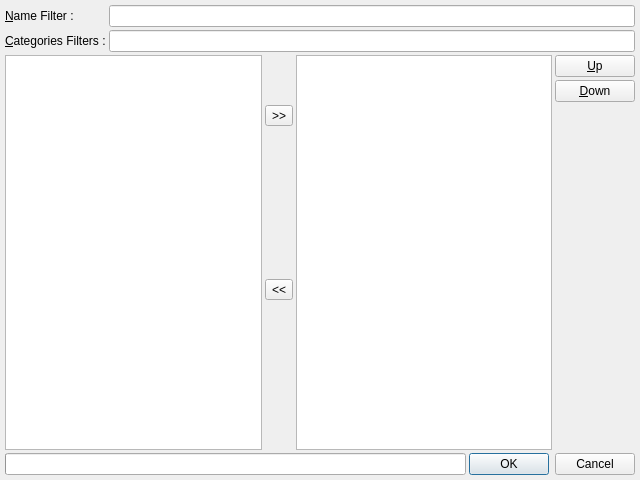
<ui version="4.0" >
 <class>UIDesktopMenu</class>
 <widget class="QDialog" name="UIDesktopMenu" >
  <property name="geometry" >
   <rect>
    <x>0</x>
    <y>0</y>
    <width>640</width>
    <height>480</height>
   </rect>
  </property>
  <property name="windowTitle" >
   <string>Desktop Applications</string>
  </property>
  <layout class="QGridLayout" >
   <property name="leftMargin" >
    <number>5</number>
   </property>
   <property name="topMargin" >
    <number>5</number>
   </property>
   <property name="rightMargin" >
    <number>5</number>
   </property>
   <property name="bottomMargin" >
    <number>5</number>
   </property>
   <property name="horizontalSpacing" >
    <number>3</number>
   </property>
   <property name="verticalSpacing" >
    <number>3</number>
   </property>
   <item row="0" column="0" colspan="4" >
    <layout class="QGridLayout" >
     <property name="leftMargin" >
      <number>0</number>
     </property>
     <property name="topMargin" >
      <number>0</number>
     </property>
     <property name="rightMargin" >
      <number>0</number>
     </property>
     <property name="bottomMargin" >
      <number>0</number>
     </property>
     <property name="horizontalSpacing" >
      <number>3</number>
     </property>
     <property name="verticalSpacing" >
      <number>3</number>
     </property>
     <item row="0" column="0" >
      <widget class="QLabel" name="lNameFilter" >
       <property name="text" >
        <string>&amp;Name Filter :</string>
       </property>
       <property name="buddy" >
        <cstring>leNameFilter</cstring>
       </property>
      </widget>
     </item>
     <item row="0" column="2" >
      <widget class="QLineEdit" name="leNameFilter" >
       <property name="toolTip" >
        <string>You can write there a filter for your application name</string>
       </property>
      </widget>
     </item>
     <item row="1" column="0" colspan="2" >
      <widget class="QLabel" name="lCategoriesFilters" >
       <property name="text" >
        <string>&amp;Categories Filters :</string>
       </property>
       <property name="buddy" >
        <cstring>leCategoriesFilters</cstring>
       </property>
      </widget>
     </item>
     <item row="1" column="2" >
      <widget class="QLineEdit" name="leCategoriesFilters" >
       <property name="toolTip" >
        <string>You can search for application base on their desktop categories ( Qt, audio and more ), you need to separate each category by a semi colon ;</string>
       </property>
      </widget>
     </item>
    </layout>
   </item>
   <item rowspan="6" row="1" column="0" >
    <widget class="QListWidget" name="lwLeft" >
     <property name="editTriggers" >
      <set>QAbstractItemView::NoEditTriggers</set>
     </property>
     <property name="alternatingRowColors" >
      <bool>true</bool>
     </property>
     <property name="selectionMode" >
      <enum>QAbstractItemView::ExtendedSelection</enum>
     </property>
    </widget>
   </item>
   <item rowspan="2" row="1" column="1" >
    <spacer>
     <property name="orientation" >
      <enum>Qt::Vertical</enum>
     </property>
     <property name="sizeHint" >
      <size>
       <width>20</width>
       <height>40</height>
      </size>
     </property>
    </spacer>
   </item>
   <item rowspan="6" row="1" column="2" >
    <widget class="QListWidget" name="lwRight" >
     <property name="editTriggers" >
      <set>QAbstractItemView::NoEditTriggers</set>
     </property>
     <property name="alternatingRowColors" >
      <bool>true</bool>
     </property>
     <property name="selectionMode" >
      <enum>QAbstractItemView::ExtendedSelection</enum>
     </property>
    </widget>
   </item>
   <item row="1" column="3" >
    <widget class="QPushButton" name="pbUp" >
     <property name="cursor" >
      <cursorShape>PointingHandCursor</cursorShape>
     </property>
     <property name="text" >
      <string>&amp;Up</string>
     </property>
     <property name="icon" >
      <iconset resource="../../resources/resources.qrc" >:/tools/icons/tools/up.png</iconset>
     </property>
    </widget>
   </item>
   <item row="2" column="3" >
    <widget class="QPushButton" name="pbDown" >
     <property name="cursor" >
      <cursorShape>PointingHandCursor</cursorShape>
     </property>
     <property name="text" >
      <string>&amp;Down</string>
     </property>
     <property name="icon" >
      <iconset resource="../../resources/resources.qrc" >:/tools/icons/tools/down.png</iconset>
     </property>
    </widget>
   </item>
   <item row="3" column="1" >
    <widget class="QToolButton" name="tbRight" >
     <property name="text" >
      <string>>></string>
     </property>
     <property name="shortcut" >
      <string>Ctrl++</string>
     </property>
    </widget>
   </item>
   <item rowspan="4" row="3" column="3" >
    <spacer>
     <property name="orientation" >
      <enum>Qt::Vertical</enum>
     </property>
     <property name="sizeHint" >
      <size>
       <width>20</width>
       <height>299</height>
      </size>
     </property>
    </spacer>
   </item>
   <item row="4" column="1" >
    <spacer>
     <property name="orientation" >
      <enum>Qt::Vertical</enum>
     </property>
     <property name="sizeHint" >
      <size>
       <width>20</width>
       <height>40</height>
      </size>
     </property>
    </spacer>
   </item>
   <item row="5" column="1" >
    <widget class="QToolButton" name="tbLeft" >
     <property name="text" >
      <string>&lt;&lt;</string>
     </property>
     <property name="shortcut" >
      <string>Ctrl+-</string>
     </property>
    </widget>
   </item>
   <item row="6" column="1" >
    <spacer>
     <property name="orientation" >
      <enum>Qt::Vertical</enum>
     </property>
     <property name="sizeHint" >
      <size>
       <width>20</width>
       <height>40</height>
      </size>
     </property>
    </spacer>
   </item>
   <item row="7" column="0" colspan="4" >
    <layout class="QHBoxLayout" >
     <item>
      <widget class="QProgressBar" name="pbLoading" >
       <property name="sizePolicy" >
        <sizepolicy vsizetype="Fixed" hsizetype="Expanding" >
         <horstretch>1</horstretch>
         <verstretch>0</verstretch>
        </sizepolicy>
       </property>
       <property name="format" >
        <string>Loading Applications... %p%</string>
       </property>
      </widget>
     </item>
     <item>
      <widget class="QDialogButtonBox" name="dbbButtons" >
       <property name="sizePolicy" >
        <sizepolicy vsizetype="Fixed" hsizetype="Expanding" >
         <horstretch>0</horstretch>
         <verstretch>0</verstretch>
        </sizepolicy>
       </property>
       <property name="standardButtons" >
        <set>QDialogButtonBox::Cancel|QDialogButtonBox::NoButton|QDialogButtonBox::Ok</set>
       </property>
      </widget>
     </item>
    </layout>
   </item>
  </layout>
 </widget>
 <resources>
  <include location="../../resources/resources.qrc" />
 </resources>
 <connections>
  <connection>
   <sender>dbbButtons</sender>
   <signal>accepted()</signal>
   <receiver>UIDesktopMenu</receiver>
   <slot>accept()</slot>
   <hints>
    <hint type="sourcelabel" >
     <x>318</x>
     <y>457</y>
    </hint>
    <hint type="destinationlabel" >
     <x>316</x>
     <y>535</y>
    </hint>
   </hints>
  </connection>
  <connection>
   <sender>dbbButtons</sender>
   <signal>rejected()</signal>
   <receiver>UIDesktopMenu</receiver>
   <slot>reject()</slot>
   <hints>
    <hint type="sourcelabel" >
     <x>410</x>
     <y>457</y>
    </hint>
    <hint type="destinationlabel" >
     <x>404</x>
     <y>512</y>
    </hint>
   </hints>
  </connection>
 </connections>
</ui>
